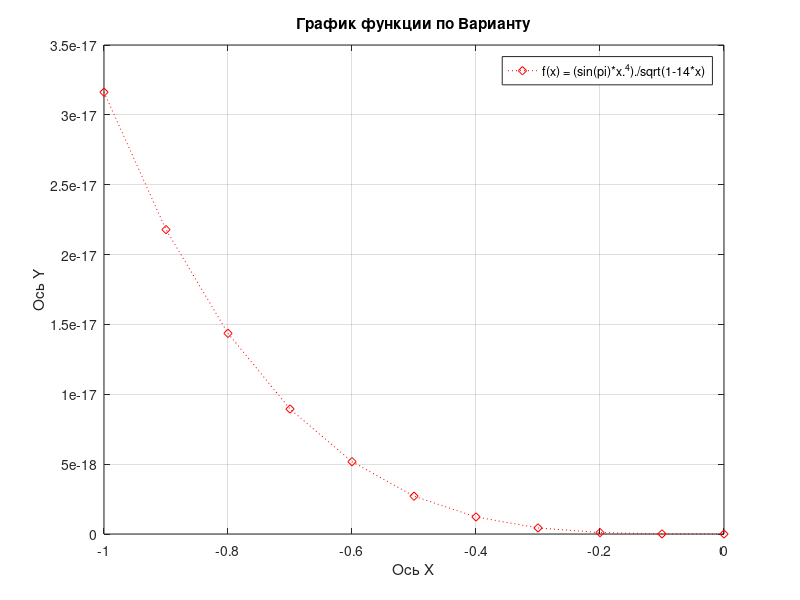

Write the MATLAB code that produced this figure.
a = -1;
b = 0;
h = 0.1;
params = 'r:d';

x = a:h:b;
y = ((sin(pi)*x.^4)./sqrt(1-14*x));

plot (x, y, params);

% Настройка внешнего вида
title ('График функции по Варианту');             
legend ('f(x) = (sin(pi)*x.^4)./sqrt(1-14*x)'); 
xlabel ('Ось X');                                 
ylabel ('Ось Y');
grid on;                                          
